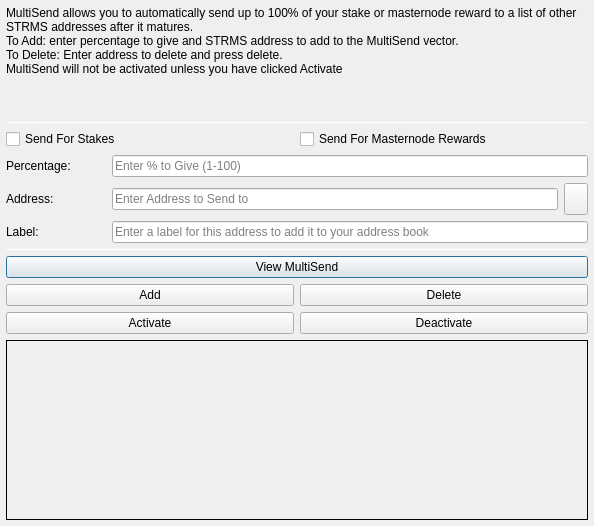
<?xml version="1.0" encoding="UTF-8"?>
<ui version="4.0">
 <class>MultiSendDialog</class>
 <widget class="QDialog" name="MultiSendDialog">
  <property name="windowModality">
   <enum>Qt::NonModal</enum>
  </property>
  <property name="geometry">
   <rect>
    <x>0</x>
    <y>0</y>
    <width>594</width>
    <height>526</height>
   </rect>
  </property>
  <property name="windowTitle">
   <string>MultiSend</string>
  </property>
  <layout class="QVBoxLayout" name="verticalLayout" stretch="0">
   <property name="margin">
    <number>6</number>
   </property>
   <item>
    <layout class="QVBoxLayout" name="verticalLayout_Main" stretch="1,1,1,0,1,1,1">
     <item>
      <widget class="QLabel" name="label_2">
       <property name="lineWidth">
        <number>1</number>
       </property>
       <property name="text">
        <string>MultiSend allows you to automatically send up to 100% of your stake or masternode reward to a list of other STRMS addresses after it matures.
To Add: enter percentage to give and STRMS address to add to the MultiSend vector.
To Delete: Enter address to delete and press delete.
MultiSend will not be activated unless you have clicked Activate</string>
       </property>
       <property name="alignment">
        <set>Qt::AlignLeading|Qt::AlignLeft|Qt::AlignTop</set>
       </property>
       <property name="wordWrap">
        <bool>true</bool>
       </property>
      </widget>
     </item>
     <item>
      <widget class="Line" name="line">
       <property name="minimumSize">
        <size>
         <width>0</width>
         <height>1</height>
        </size>
       </property>
       <property name="maximumSize">
        <size>
         <width>16777215</width>
         <height>1</height>
        </size>
       </property>
       <property name="orientation">
        <enum>Qt::Horizontal</enum>
       </property>
      </widget>
     </item>
     <item>
      <layout class="QVBoxLayout" name="verticalLayout_Settings">
       <item>
        <layout class="QHBoxLayout" name="horizontalLayout">
         <item>
          <widget class="QCheckBox" name="multiSendStakeCheckBox">
           <property name="text">
            <string>Send For Stakes</string>
           </property>
          </widget>
         </item>
         <item>
          <widget class="QCheckBox" name="multiSendMasternodeCheckBox">
           <property name="text">
            <string>Send For Masternode Rewards</string>
           </property>
          </widget>
         </item>
        </layout>
       </item>
       <item>
        <layout class="QHBoxLayout" name="horizontalLayout_6">
         <item>
          <widget class="QLabel" name="label">
           <property name="minimumSize">
            <size>
             <width>100</width>
             <height>0</height>
            </size>
           </property>
           <property name="toolTip">
            <string>Percentage of stake to send</string>
           </property>
           <property name="text">
            <string>Percentage:</string>
           </property>
          </widget>
         </item>
         <item>
          <widget class="QLineEdit" name="multiSendPercentEdit">
           <property name="toolTip">
            <string>Enter whole numbers 1 - 100</string>
           </property>
           <property name="placeholderText">
            <string>Enter % to Give (1-100)</string>
           </property>
          </widget>
         </item>
        </layout>
       </item>
       <item>
        <layout class="QHBoxLayout" name="horizontalLayout_7">
         <item>
          <widget class="QLabel" name="label_5">
           <property name="minimumSize">
            <size>
             <width>100</width>
             <height>0</height>
            </size>
           </property>
           <property name="toolTip">
            <string>Address to send portion of stake to</string>
           </property>
           <property name="text">
            <string>Address:</string>
           </property>
          </widget>
         </item>
         <item>
          <widget class="QLineEdit" name="multiSendAddressEdit">
           <property name="toolTip">
            <string/>
           </property>
           <property name="placeholderText">
            <string>Enter Address to Send to</string>
           </property>
          </widget>
         </item>
         <item>
          <widget class="QToolButton" name="addressBookButton">
           <property name="maximumSize">
            <size>
             <width>16777215</width>
             <height>32</height>
            </size>
           </property>
           <property name="toolTip">
            <string>Choose an address from the address book</string>
           </property>
           <property name="text">
            <string/>
           </property>
           <property name="icon">
            <iconset resource="../streamies.qrc">
             <normaloff>:/icons/address-book</normaloff>:/icons/address-book</iconset>
           </property>
           <property name="shortcut">
            <string>Alt+A</string>
           </property>
          </widget>
         </item>
        </layout>
       </item>
      </layout>
     </item>
     <item>
      <layout class="QHBoxLayout" name="horizontalLayout_3">
       <item>
        <widget class="QLabel" name="label_3">
         <property name="minimumSize">
          <size>
           <width>100</width>
           <height>0</height>
          </size>
         </property>
         <property name="text">
          <string>Label:</string>
         </property>
        </widget>
       </item>
       <item>
        <widget class="QLineEdit" name="labelAddressLabelEdit">
         <property name="placeholderText">
          <string>Enter a label for this address to add it to your address book</string>
         </property>
        </widget>
       </item>
      </layout>
     </item>
     <item>
      <widget class="Line" name="line_2">
       <property name="minimumSize">
        <size>
         <width>0</width>
         <height>1</height>
        </size>
       </property>
       <property name="maximumSize">
        <size>
         <width>16777215</width>
         <height>1</height>
        </size>
       </property>
       <property name="orientation">
        <enum>Qt::Horizontal</enum>
       </property>
      </widget>
     </item>
     <item>
      <layout class="QVBoxLayout" name="verticalLayout_Buttons">
       <item>
        <layout class="QHBoxLayout" name="horizontalLayout_4">
         <item>
          <widget class="QPushButton" name="viewButton">
           <property name="toolTip">
            <string/>
           </property>
           <property name="statusTip">
            <string>View MultiSend Vector</string>
           </property>
           <property name="text">
            <string>View MultiSend</string>
           </property>
          </widget>
         </item>
        </layout>
       </item>
       <item>
        <layout class="QHBoxLayout" name="horizontalLayout_2">
         <item>
          <widget class="QPushButton" name="addButton">
           <property name="toolTip">
            <string/>
           </property>
           <property name="statusTip">
            <string>Add to MultiSend Vector</string>
           </property>
           <property name="text">
            <string>Add</string>
           </property>
          </widget>
         </item>
         <item>
          <widget class="QPushButton" name="deleteButton">
           <property name="toolTip">
            <string/>
           </property>
           <property name="statusTip">
            <string>Delete Address From MultiSend Vector</string>
           </property>
           <property name="text">
            <string>Delete</string>
           </property>
          </widget>
         </item>
        </layout>
       </item>
       <item>
        <layout class="QHBoxLayout" name="horizontalLayout_5">
         <item>
          <widget class="QPushButton" name="activateButton">
           <property name="statusTip">
            <string>Activate MultiSend</string>
           </property>
           <property name="text">
            <string>Activate</string>
           </property>
          </widget>
         </item>
         <item>
          <widget class="QPushButton" name="disableButton">
           <property name="statusTip">
            <string>Deactivate MultiSend</string>
           </property>
           <property name="text">
            <string>Deactivate</string>
           </property>
          </widget>
         </item>
        </layout>
       </item>
      </layout>
     </item>
     <item>
      <widget class="QLabel" name="message">
       <property name="minimumSize">
        <size>
         <width>0</width>
         <height>180</height>
        </size>
       </property>
       <property name="frameShape">
        <enum>QFrame::Panel</enum>
       </property>
       <property name="frameShadow">
        <enum>QFrame::Plain</enum>
       </property>
       <property name="lineWidth">
        <number>1</number>
       </property>
       <property name="midLineWidth">
        <number>1</number>
       </property>
       <property name="text">
        <string/>
       </property>
       <property name="alignment">
        <set>Qt::AlignLeading|Qt::AlignLeft|Qt::AlignTop</set>
       </property>
       <property name="wordWrap">
        <bool>true</bool>
       </property>
      </widget>
     </item>
    </layout>
   </item>
  </layout>
 </widget>
 <resources>
  <include location="../streamies.qrc"/>
 </resources>
 <connections/>
</ui>
